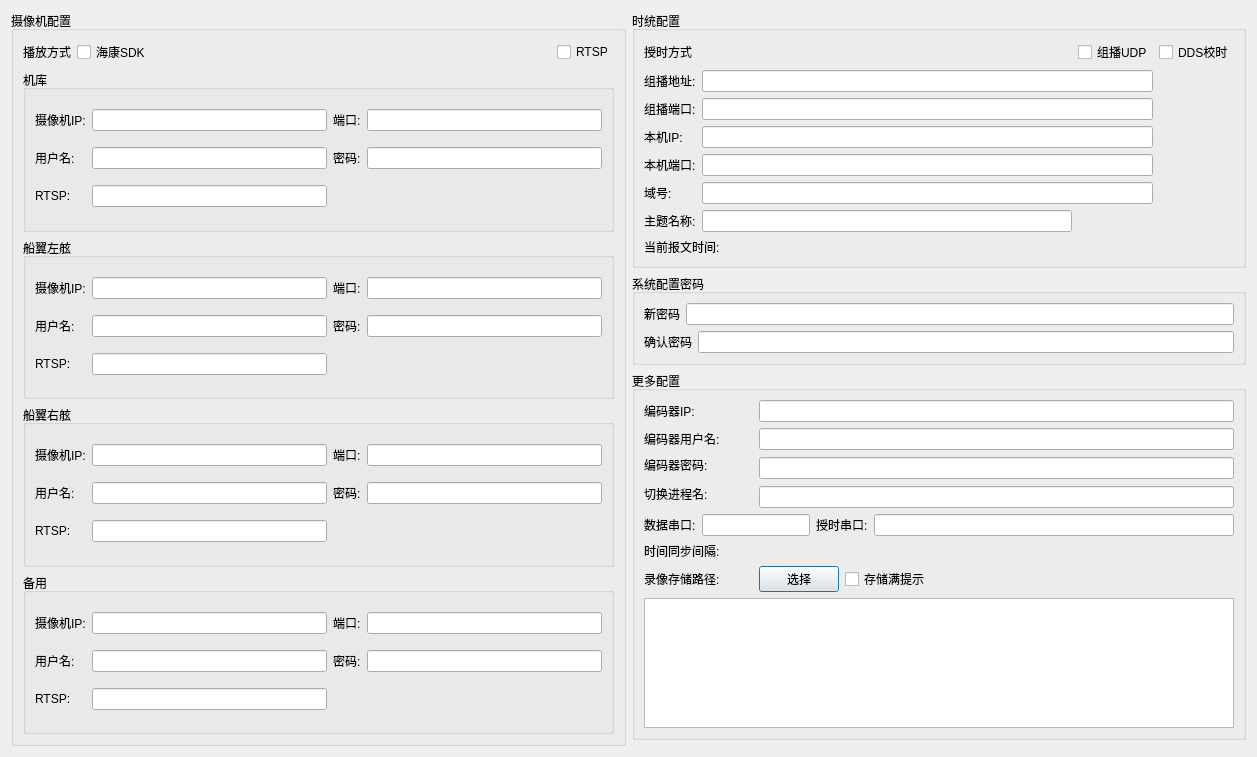
<?xml version="1.0" encoding="UTF-8"?>
<ui version="4.0">
 <class>Mainwindow</class>
 <widget class="QDialog" name="Mainwindow">
  <property name="geometry">
   <rect>
    <x>0</x>
    <y>0</y>
    <width>1257</width>
    <height>757</height>
   </rect>
  </property>
  <property name="windowTitle">
   <string>系统配置</string>
  </property>
  <layout class="QGridLayout" name="gridLayout_9">
   <item row="0" column="0" rowspan="4">
    <widget class="QGroupBox" name="groupBox">
     <property name="title">
      <string>摄像机配置</string>
     </property>
     <layout class="QGridLayout" name="gridLayout_5">
      <item row="0" column="0">
       <widget class="QLabel" name="label">
        <property name="text">
         <string>播放方式</string>
        </property>
       </widget>
      </item>
      <item row="0" column="1">
       <widget class="QCheckBox" name="checkBox">
        <property name="text">
         <string>海康SDK</string>
        </property>
       </widget>
      </item>
      <item row="0" column="2">
       <spacer name="horizontalSpacer">
        <property name="orientation">
         <enum>Qt::Horizontal</enum>
        </property>
        <property name="sizeHint" stdset="0">
         <size>
          <width>367</width>
          <height>20</height>
         </size>
        </property>
       </spacer>
      </item>
      <item row="0" column="3">
       <widget class="QCheckBox" name="checkBox_2">
        <property name="text">
         <string>RTSP</string>
        </property>
       </widget>
      </item>
      <item row="1" column="0" colspan="4">
       <widget class="QGroupBox" name="groupBox_2">
        <property name="title">
         <string>机库</string>
        </property>
        <layout class="QGridLayout" name="gridLayout">
         <item row="0" column="0">
          <widget class="QLabel" name="label_2">
           <property name="text">
            <string>摄像机IP:</string>
           </property>
          </widget>
         </item>
         <item row="0" column="1">
          <widget class="QLineEdit" name="lineEdit"/>
         </item>
         <item row="0" column="2">
          <widget class="QLabel" name="label_3">
           <property name="text">
            <string>端口:</string>
           </property>
          </widget>
         </item>
         <item row="0" column="3">
          <widget class="QLineEdit" name="lineEdit_2"/>
         </item>
         <item row="1" column="0">
          <widget class="QLabel" name="label_4">
           <property name="text">
            <string>用户名:</string>
           </property>
          </widget>
         </item>
         <item row="1" column="1">
          <widget class="QLineEdit" name="lineEdit_3"/>
         </item>
         <item row="1" column="2">
          <widget class="QLabel" name="label_5">
           <property name="text">
            <string>密码:</string>
           </property>
          </widget>
         </item>
         <item row="1" column="3">
          <widget class="QLineEdit" name="lineEdit_4"/>
         </item>
         <item row="2" column="0">
          <widget class="QLabel" name="label_6">
           <property name="text">
            <string>RTSP:</string>
           </property>
          </widget>
         </item>
         <item row="2" column="1">
          <widget class="QLineEdit" name="lineEdit_5"/>
         </item>
        </layout>
       </widget>
      </item>
      <item row="2" column="0" colspan="4">
       <widget class="QGroupBox" name="groupBox_3">
        <property name="title">
         <string>船翼左舷</string>
        </property>
        <layout class="QGridLayout" name="gridLayout_2">
         <item row="0" column="0">
          <widget class="QLabel" name="label_7">
           <property name="text">
            <string>摄像机IP:</string>
           </property>
          </widget>
         </item>
         <item row="0" column="1">
          <widget class="QLineEdit" name="lineEdit_6"/>
         </item>
         <item row="0" column="2">
          <widget class="QLabel" name="label_8">
           <property name="text">
            <string>端口:</string>
           </property>
          </widget>
         </item>
         <item row="0" column="3">
          <widget class="QLineEdit" name="lineEdit_8"/>
         </item>
         <item row="1" column="0">
          <widget class="QLabel" name="label_9">
           <property name="text">
            <string>用户名:</string>
           </property>
          </widget>
         </item>
         <item row="1" column="1">
          <widget class="QLineEdit" name="lineEdit_7"/>
         </item>
         <item row="1" column="2">
          <widget class="QLabel" name="label_10">
           <property name="text">
            <string>密码:</string>
           </property>
          </widget>
         </item>
         <item row="1" column="3">
          <widget class="QLineEdit" name="lineEdit_9"/>
         </item>
         <item row="2" column="0">
          <widget class="QLabel" name="label_11">
           <property name="text">
            <string>RTSP:</string>
           </property>
          </widget>
         </item>
         <item row="2" column="1">
          <widget class="QLineEdit" name="lineEdit_10"/>
         </item>
        </layout>
       </widget>
      </item>
      <item row="3" column="0" colspan="4">
       <widget class="QGroupBox" name="groupBox_4">
        <property name="title">
         <string>船翼右舷</string>
        </property>
        <layout class="QGridLayout" name="gridLayout_3">
         <item row="0" column="0">
          <widget class="QLabel" name="label_12">
           <property name="text">
            <string>摄像机IP:</string>
           </property>
          </widget>
         </item>
         <item row="0" column="1">
          <widget class="QLineEdit" name="lineEdit_11"/>
         </item>
         <item row="0" column="2">
          <widget class="QLabel" name="label_13">
           <property name="text">
            <string>端口:</string>
           </property>
          </widget>
         </item>
         <item row="0" column="3">
          <widget class="QLineEdit" name="lineEdit_12"/>
         </item>
         <item row="1" column="0">
          <widget class="QLabel" name="label_14">
           <property name="text">
            <string>用户名:</string>
           </property>
          </widget>
         </item>
         <item row="1" column="1">
          <widget class="QLineEdit" name="lineEdit_13"/>
         </item>
         <item row="1" column="2">
          <widget class="QLabel" name="label_15">
           <property name="text">
            <string>密码:</string>
           </property>
          </widget>
         </item>
         <item row="1" column="3">
          <widget class="QLineEdit" name="lineEdit_14"/>
         </item>
         <item row="2" column="0">
          <widget class="QLabel" name="label_16">
           <property name="text">
            <string>RTSP:</string>
           </property>
          </widget>
         </item>
         <item row="2" column="1">
          <widget class="QLineEdit" name="lineEdit_15"/>
         </item>
        </layout>
       </widget>
      </item>
      <item row="4" column="0" colspan="4">
       <widget class="QGroupBox" name="groupBox_5">
        <property name="title">
         <string>备用</string>
        </property>
        <layout class="QGridLayout" name="gridLayout_4">
         <item row="0" column="0">
          <widget class="QLabel" name="label_17">
           <property name="text">
            <string>摄像机IP:</string>
           </property>
          </widget>
         </item>
         <item row="0" column="1">
          <widget class="QLineEdit" name="lineEdit_16"/>
         </item>
         <item row="0" column="2">
          <widget class="QLabel" name="label_18">
           <property name="text">
            <string>端口:</string>
           </property>
          </widget>
         </item>
         <item row="0" column="3">
          <widget class="QLineEdit" name="lineEdit_17"/>
         </item>
         <item row="1" column="0">
          <widget class="QLabel" name="label_19">
           <property name="text">
            <string>用户名:</string>
           </property>
          </widget>
         </item>
         <item row="1" column="1">
          <widget class="QLineEdit" name="lineEdit_18"/>
         </item>
         <item row="1" column="2">
          <widget class="QLabel" name="label_20">
           <property name="text">
            <string>密码:</string>
           </property>
          </widget>
         </item>
         <item row="1" column="3">
          <widget class="QLineEdit" name="lineEdit_19"/>
         </item>
         <item row="2" column="0">
          <widget class="QLabel" name="label_21">
           <property name="text">
            <string>RTSP:</string>
           </property>
          </widget>
         </item>
         <item row="2" column="1">
          <widget class="QLineEdit" name="lineEdit_20"/>
         </item>
        </layout>
       </widget>
      </item>
     </layout>
    </widget>
   </item>
   <item row="1" column="1">
    <widget class="QGroupBox" name="groupBox_7">
     <property name="title">
      <string>系统配置密码</string>
     </property>
     <layout class="QGridLayout" name="gridLayout_7">
      <item row="0" column="0">
       <widget class="QLabel" name="label_30">
        <property name="text">
         <string>新密码</string>
        </property>
       </widget>
      </item>
      <item row="0" column="1" colspan="2">
       <widget class="QLineEdit" name="lineEdit_27"/>
      </item>
      <item row="1" column="0" colspan="2">
       <widget class="QLabel" name="label_31">
        <property name="text">
         <string>确认密码</string>
        </property>
       </widget>
      </item>
      <item row="1" column="2">
       <widget class="QLineEdit" name="lineEdit_28"/>
      </item>
     </layout>
    </widget>
   </item>
   <item row="0" column="1">
    <widget class="QGroupBox" name="groupBox_6">
     <property name="title">
      <string>时统配置</string>
     </property>
     <layout class="QGridLayout" name="gridLayout_6">
      <item row="0" column="0">
       <widget class="QLabel" name="label_22">
        <property name="text">
         <string>授时方式</string>
        </property>
       </widget>
      </item>
      <item row="0" column="2">
       <widget class="QCheckBox" name="checkBox_3">
        <property name="text">
         <string>组播UDP</string>
        </property>
       </widget>
      </item>
      <item row="0" column="3">
       <widget class="QCheckBox" name="checkBox_4">
        <property name="text">
         <string>DDS校时</string>
        </property>
       </widget>
      </item>
      <item row="1" column="0">
       <widget class="QLabel" name="label_23">
        <property name="text">
         <string>组播地址:</string>
        </property>
       </widget>
      </item>
      <item row="1" column="1" colspan="2">
       <widget class="QLineEdit" name="lineEdit_21"/>
      </item>
      <item row="2" column="0">
       <widget class="QLabel" name="label_24">
        <property name="text">
         <string>组播端口:</string>
        </property>
       </widget>
      </item>
      <item row="2" column="1" colspan="2">
       <widget class="QLineEdit" name="lineEdit_22"/>
      </item>
      <item row="3" column="0">
       <widget class="QLabel" name="label_25">
        <property name="text">
         <string>本机IP:</string>
        </property>
       </widget>
      </item>
      <item row="3" column="1" colspan="2">
       <widget class="QLineEdit" name="lineEdit_23"/>
      </item>
      <item row="4" column="0">
       <widget class="QLabel" name="label_26">
        <property name="text">
         <string>本机端口:</string>
        </property>
       </widget>
      </item>
      <item row="4" column="1" colspan="2">
       <widget class="QLineEdit" name="lineEdit_24"/>
      </item>
      <item row="5" column="0">
       <widget class="QLabel" name="label_27">
        <property name="text">
         <string>域号:</string>
        </property>
       </widget>
      </item>
      <item row="5" column="1" colspan="2">
       <widget class="QLineEdit" name="lineEdit_25"/>
      </item>
      <item row="6" column="0">
       <widget class="QLabel" name="label_28">
        <property name="text">
         <string>主题名称:</string>
        </property>
       </widget>
      </item>
      <item row="6" column="1">
       <widget class="QLineEdit" name="lineEdit_26"/>
      </item>
      <item row="7" column="0" colspan="2">
       <widget class="QLabel" name="label_29">
        <property name="text">
         <string>当前报文时间:</string>
        </property>
       </widget>
      </item>
     </layout>
    </widget>
   </item>
   <item row="2" column="1">
    <widget class="QGroupBox" name="groupBox_8">
     <property name="title">
      <string>更多配置</string>
     </property>
     <layout class="QGridLayout" name="gridLayout_8">
      <item row="0" column="0" colspan="2">
       <widget class="QLabel" name="label_32">
        <property name="text">
         <string>编码器IP:</string>
        </property>
       </widget>
      </item>
      <item row="0" column="2" colspan="4">
       <widget class="QLineEdit" name="lineEdit_29"/>
      </item>
      <item row="1" column="0" colspan="2">
       <widget class="QLabel" name="label_33">
        <property name="text">
         <string>编码器用户名:</string>
        </property>
       </widget>
      </item>
      <item row="1" column="2" colspan="4">
       <widget class="QLineEdit" name="lineEdit_30"/>
      </item>
      <item row="2" column="0" colspan="2">
       <widget class="QLabel" name="label_34">
        <property name="text">
         <string>编码器密码:</string>
        </property>
       </widget>
      </item>
      <item row="3" column="0" rowspan="2" colspan="2">
       <widget class="QLabel" name="label_35">
        <property name="text">
         <string>切换进程名:</string>
        </property>
       </widget>
      </item>
      <item row="4" column="2" colspan="4">
       <widget class="QLineEdit" name="lineEdit_32"/>
      </item>
      <item row="5" column="0">
       <widget class="QLabel" name="label_36">
        <property name="text">
         <string>数据串口:</string>
        </property>
       </widget>
      </item>
      <item row="5" column="1" colspan="2">
       <widget class="QLineEdit" name="lineEdit_33"/>
      </item>
      <item row="5" column="3" colspan="2">
       <widget class="QLabel" name="label_37">
        <property name="text">
         <string>授时串口:</string>
        </property>
       </widget>
      </item>
      <item row="5" column="5">
       <widget class="QLineEdit" name="lineEdit_34"/>
      </item>
      <item row="6" column="0" colspan="2">
       <widget class="QLabel" name="label_38">
        <property name="text">
         <string>时间同步间隔:</string>
        </property>
       </widget>
      </item>
      <item row="7" column="0" colspan="2">
       <widget class="QLabel" name="label_39">
        <property name="text">
         <string>录像存储路径:</string>
        </property>
       </widget>
      </item>
      <item row="7" column="2" colspan="2">
       <widget class="QPushButton" name="pushButton">
        <property name="text">
         <string>选择</string>
        </property>
       </widget>
      </item>
      <item row="7" column="4" colspan="2">
       <widget class="QCheckBox" name="checkBox_5">
        <property name="text">
         <string>存储满提示</string>
        </property>
       </widget>
      </item>
      <item row="8" column="0" colspan="6">
       <widget class="QTextEdit" name="textEdit"/>
      </item>
      <item row="2" column="2" rowspan="2" colspan="4">
       <widget class="QLineEdit" name="lineEdit_31"/>
      </item>
     </layout>
    </widget>
   </item>
  </layout>
 </widget>
 <resources/>
 <connections/>
</ui>
